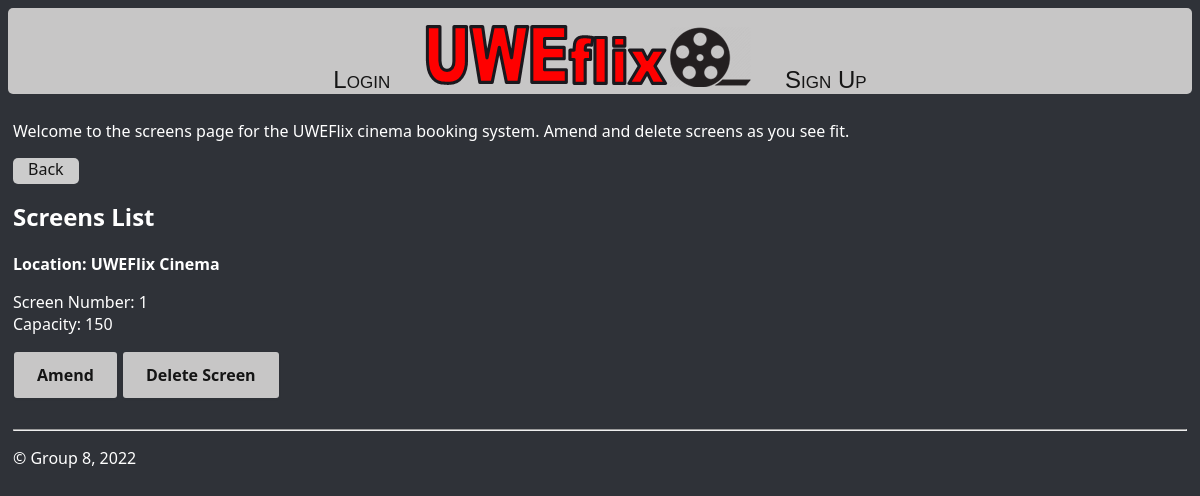
The app's page /allScreen/, older data.
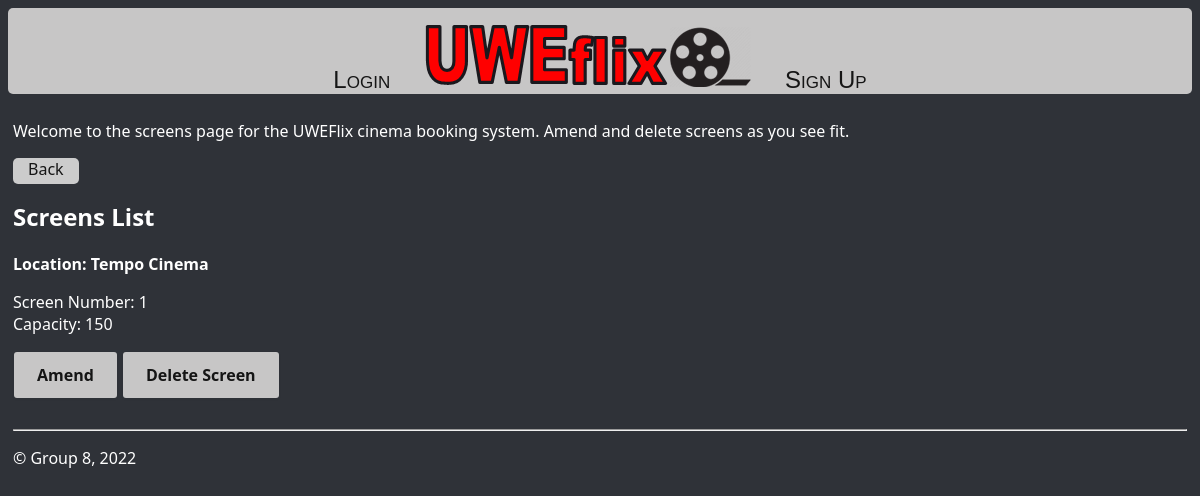
The same page, newer data.
### uweflix/models.py (models this page shows, shortened)
class Screen(models.Model):
    screen_id = models.UUIDField(primary_key=True, default=uuid.uuid4, editable=False, unique=True)
    venue_id = models.ForeignKey(Venue, on_delete=models.CASCADE)
    screen_num = models.IntegerField(max_length=2)
    capacity = models.IntegerField(max_length=3)
    is_full = models.BooleanField(default=False)

class Venue(models.Model):
    venue_id = models.UUIDField(primary_key=True, default=uuid.uuid4, editable=False, unique=True)
    name =  models.CharField(max_length=25)
    street_address = models.CharField(max_length=100)
    postcode = models.CharField(max_length=8)
    city = models.CharField(max_length=20)
    def __str__(self):
	    return self.name

### uweflix/views.py (the view)
# urls.py: path("allScreen/", views.getAllScreens, name="allScreen"),
def getAllScreens(request):
    screenList = Screen.objects.all()
    return render(request, 'uweflix/allScreen.html', {'screenList': screenList})

### uweflix/templates/uweflix/allScreen.html (shortened to what this page needs)
{% extends "uweflix/layout.html" %}
{% block content %}
    <p>Welcome to the screens page for the UWEFlix cinema booking system. Amend and delete screens as you see fit.</p>
    <a class = "nevermindButton" href="{% url 'cinemaAdmin' %}">Back</a>
    <h2>Screens List</h2>
{% for screen in screenList %}
    <div class="card">
        <div class="card-header">
        <strong>Location: {{ screen.venue_id }}</strong>
        </div>
        <div class="card-body">
        <p class="card-text">
            Screen Number:  {{ screen.screen_num }}
            <br>
            Capacity:  {{ screen.capacity }}
            <br>
        </p>
        </div>
        <div class="card-footer text-muted">
            <a class="amendButtons" href="{% url 'amendScreen' screen.screen_id %}">Amend</a>
            <a class="deleteButtons" href="{% url 'deleteScreen' screen.screen_id %}">Delete Screen</a>
        </div>
    </div>
    <br>
    {% endfor %}
{% endblock %}

### uweflix/templates/uweflix/layout.html (shortened to what this page needs)
{% load static %}
<!DOCTYPE html>
<html>
    <head>
        {% load static %}
        <link rel="stylesheet" type="text/css" href="{% static 'uweflix/site.css' %}"/>
    </head>
    <body class ="body">
    <div class="navbar">
        {% if request.user.is_authenticated %}
            <a href="{% url 'logout' %}" class="navbar-item">Logout</a>
        {% else %}
            <a href="{% url 'login' %}" class="navbar-item">Login</a>
        {% endif %}
        {% if request.user.is_cinema_admin %}
            <a href="{% url 'cinemaAdmin' %}" class="navbar-logo"><img class="imageBanner" src="{% static 'uweflix/UWEFLIX_Logo.png' %}" alt="image" /></a>
            <a href="{% url 'clubRegister' %}" class="navbar-item">Club Registration</a>
            {% elif request.user.is_cinema_accounts %}
            <a href="{% url 'accountAdmin' %}" class="navbar-logo"><img class="imageBanner" src="{% static 'uweflix/UWEFLIX_Logo.png' %}" alt="image" /></a>
            {% elif request.user.is_club %}
            <a href="{% url 'studentAccount' %}" class="account-icon"></ahref><img src="https://img.icons8.com/fluency-systems-regular/48/000000/guest-male.png"/></a>
            <a href="{% url 'home' %}" class="navbar-logo"><img class="imageBanner" src="{% static 'uweflix/UWEFLIX_Logo.png' %}" alt="image" /></a>
        {% else %}
            <a href="{% url 'home' %}" class="navbar-logo"><img class="imageBanner" src="{% static 'uweflix/UWEFLIX_Logo.png' %}" alt="image" /></a>
            <a href="{% url 'signup' %}" class="navbar-item">Sign Up</a>
        {% endif %}
    </div>
    <div class="footer-content">
        {% block content %}
        {% endblock %}
        <hr/>
        <footer>
            <p>© Group 8, 2022</p>
        </footer>
    </div>
    </body>
</html>

### uweflix/static/uweflix/site.css (style rules this page uses)
.navbar { background-color: #c7c6c6; font-size: 1em; font-family: 'Trebuchet MS', 'Lucida Sans Unicode', 'Lucida Grande', 'Lucida Sans', Arial, sans-serif; color: #151515; text-align: center; border-radius: 5px; }
.navbar a { text-decoration: none; color: inherit; }
.navbar-item { font-variant: small-caps; margin-left: 30px; margin-right: 30px; font-size: 1.5em; color: red }
.navbar-logo { display: inline-block; padding-top: 1em; }
.body { background-color: #2F3238; color: white; }
.footer-content { font-family:'Segoe UI', Tahoma, Geneva, Verdana, sans-serif; padding: 10px 5px 10px 5px; }
.amendButtons, .deleteButtons, .cinemaAdminButtons { align-items: center; background-clip: padding-box; border: 1px solid transparent; border-radius: .25rem; box-shadow: rgba(0, 0, 0, 0.02) 0 1px 3px 0; box-sizing: border-box; color: #151515; cursor: pointer; display: inline-flex; font-family: system-ui,-apple-system,system-ui,"Helvetica Neue",Helvetica,Arial,sans-serif; font-size: 16px; font-weight: 600; justify-content: center; line-height: 1.25; margin: 0; min-height: 3rem; padding: calc(.875rem - 1px) calc(1.5rem - 1px); position: relative; text-decoration: none; transition: all 250ms; user-select: none; -webkit-user-select: none; touch-action: manipulation; vertical-align: baseline; width: auto; }
.amendButtons, .deleteButtons, .cinemaAdminButtons, input[type=submit] { background-color: #c7c6c6; }
.nevermindButton { padding: 0px 15px 4px; color : #151515; background:#ccc; border:0 none; cursor:pointer; -webkit-border-radius: 5px; border-radius: 5px; text-decoration: none; }

Row changes from the older to the newer data that the page shows:
removed Screen: venue_id "UWEFlix Cinema", screen_num "1", capacity "150"
added Screen: venue_id "Tempo Cinema", screen_num "1", capacity "150"
